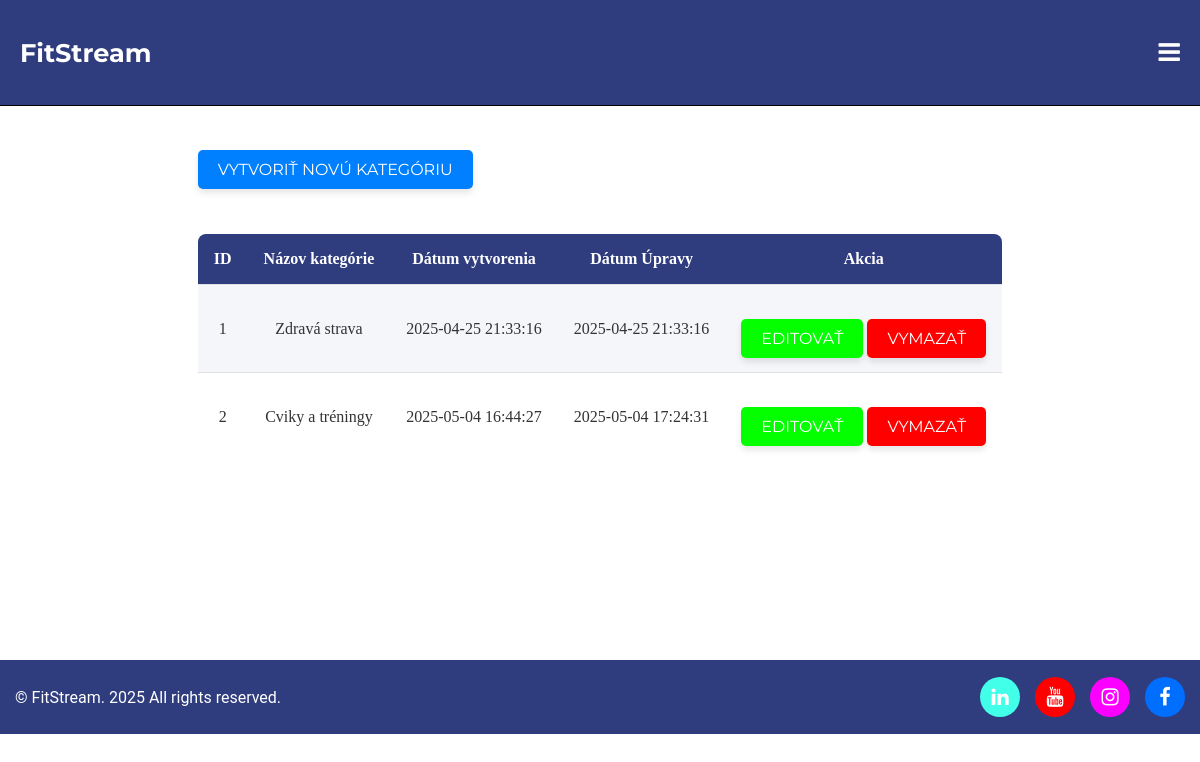
Page /admin/edit_kategoria_blog.php (signed in) on the earlier database version.
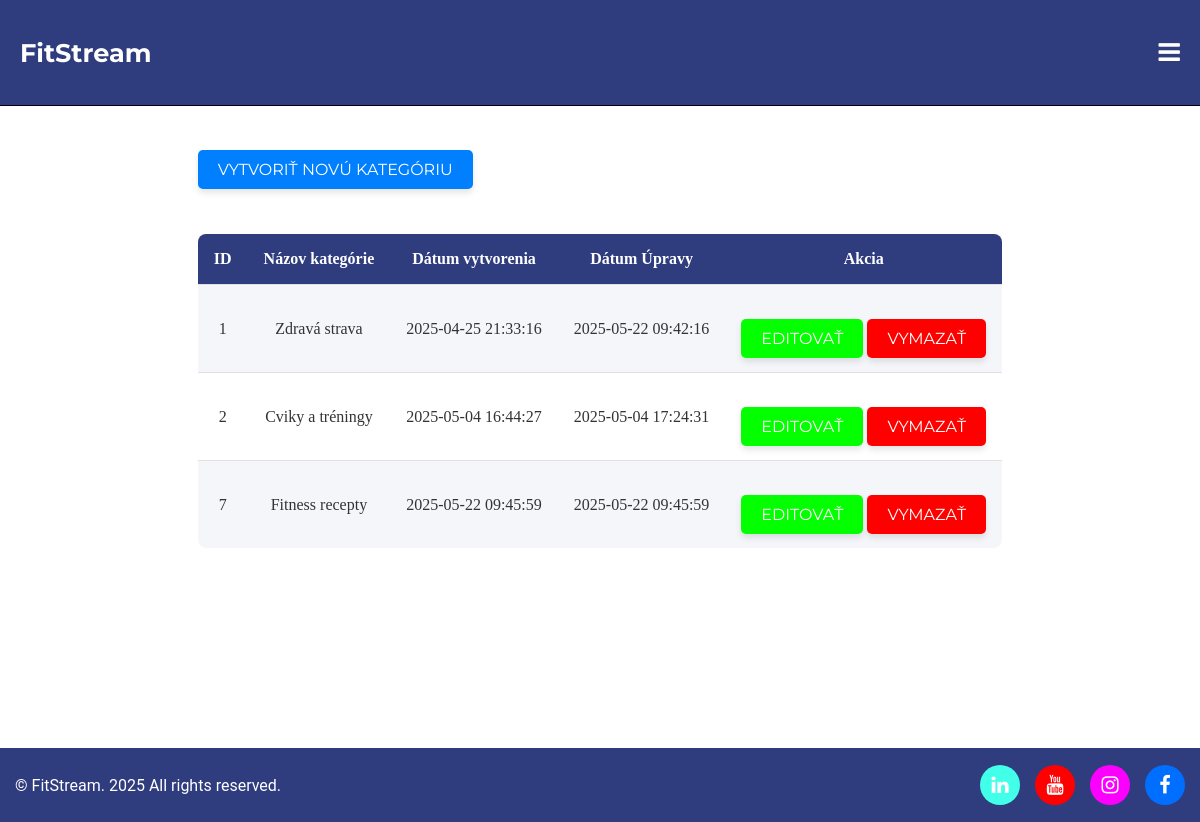
Same page on the later database version.
### tables this page shows
CREATE TABLE `blog_kategorie` (
  `id_kategorie` int(11) NOT NULL,
  `nazov_kategorie_blog` varchar(255) NOT NULL,
  `datum_vytvorenia` datetime DEFAULT current_timestamp(),
  `datum_upravy` datetime DEFAULT current_timestamp() ON UPDATE current_timestamp()
);

CREATE TABLE `footer_ikony` (
  `idfooter` int(11) NOT NULL,
  `ikona` varchar(255) NOT NULL,
  `farba_bg` varchar(255) NOT NULL,
  `farba_ikony` varchar(255) NOT NULL,
  `url` varchar(45) NOT NULL
);

### admin/edit_kategoria_blog.php (called while the page is built, shortened)
<?php
$kategoria_blog = new KategoriaBlog();
    $kategoria_vypis = $kategoria_blog->kategoriaBlogVypis();
?>
<?php include "parts/header.php"; ?>
<?php include "parts/navbar.php"; ?>
<?php include "parts/uprava_kategoria_blog.php"?>
<?php include "parts/footer.php"; ?>

### classes/Database.php (called while the page is built, shortened)
<?php
class Database
{
    private $connection;
    protected function connect(): void
    {
        $config = DATABASE;
        $options = [
            PDO::ATTR_ERRMODE            => PDO::ERRMODE_EXCEPTION,
            PDO::ATTR_DEFAULT_FETCH_MODE => PDO::FETCH_ASSOC,
        ];
        try {
            $dsn = 'mysql:host=' . $config['HOST'] .
                   ';dbname=' . $config['DBNAME'] .
                   ';port=' . $config['PORT'];
            $this->connection = new PDO(
                $dsn,
                $config['USER_NAME'],
                $config['PASSWORD'],
                $options
            );
        } catch (PDOException $e) {
            throw new Exception('Pripojenie zlyhalo: ' . $e->getMessage());
        }
    }
    public function getConnection(): PDO
    {
        return $this->connection;
    }
}
?>

### classes/KategoriaBlog.php (called while the page is built, shortened)
<?php
class KategoriaBlog extends Database
{
    protected $conn;
    public function __construct()
    {
        $this->conn = $this->getConnection();
    }
    public function kategoriaBlogVypis(): array{
        try{
            $sql = "SELECT * FROM blog_kategorie;";
            $statement = $this->conn->prepare($sql);
            $statement->execute();
            $rs = $statement->fetchAll();
            return $rs;
        }catch(Exception $e){
            die;
        } finally{
            $this->conn = null;
        }
    }
   public function pocetProduktov(int $id): int|bool
   {
       if ($this->conn == null) {
           $this->conn = $this->getConnection();
       }
       try {
           $sql = "SELECT COUNT(*) as pocet FROM blog WHERE id_kategorie = ?";
           $st = $this->conn->prepare($sql);
           $st->bindParam(1, $id);
           $st->execute();
           $pole = $st->fetch();
           return (int) $pole['pocet'];
       } catch (Exception $e) {
           $_SESSION['neuspech'] = "Nastala chyba";
           return false;
       } finally {
           $this->conn = null;
       }
    }
}
?>

### classes/Footer.php (called while the page is built, shortened)
<?php
class Footer extends Database
{
    protected $conn;
    public function __construct()
    {
        $this->conn = $this->getConnection();
    }
    public function footerVypis(): array
    {
        try {
            $sql = "SELECT * FROM footer_ikony";
            $st = $this->conn->prepare($sql);
            $st->execute();
            return $st->fetchAll();
        } catch (Exception $e) {
            die("Nastala chyba");
        } finally {
            $this->conn = null;
        }
    }
}
?>

### admin/parts/uprava_kategoria_blog.php (the view, shortened to what the changed rows need)
<div class="vyziva_obal">
    <div class="obal">
        <?php $kategoria_blog->zobrazenieStavu(); ?>
        <div class="table_con">
            <table>
                <tr>
                    <th>ID</th>
                    <th>Názov kategórie</th>
                    <th>Dátum vytvorenia</th>
                    <th>Dátum Úpravy</th>
                    <th>Akcia</th>
                </tr>
                <?php foreach($kategoria_vypis as $polozka): ?>
                    <tr>
                        <?php $id = $polozka['id_kategorie']; ?>
                        <td><?php echo $id; ?></td>
                        <td><?php echo $polozka['nazov_kategorie_blog']; ?></td>
                        <td><?php echo $polozka['datum_vytvorenia']; ?></td>
                        <td><?php echo $polozka['datum_upravy']; ?></td>
                        <td>
                        <?php $pocet_clankov = $kategoria_blog->pocetProduktov($id);?>
                            <a href="<?php echo BASE_URL; ?>admin/editovanie/editovanie_kategorie_blog.php?id=<?php echo $id; ?>" class="edit">Editovať</a>
                            <a href="<?php echo BASE_URL; ?>admin/vymazanie/vymazanie_kategorie_blog.php?id=<?php echo $id; ?>" onclick="return kontrolaVymazaniaKategorie(<?php echo $pocet_clankov;?>)" class="delete">Vymazať</a>
                        </td>
                    </tr>
                <?php endforeach; ?>
            </table>
        </div>
    </div>
</div>

### admin/parts/footer.php (shortened to what the changed rows need)
<?php
$footer = new Footer();
$footer_vypis = $footer->footerVypis();
?>
<footer>
    <div class = "bottom_footer">
            <div class = "social_media_links">
                <?php foreach($footer_vypis as $a): ?>
                    <a href="<?php echo $a['url']; ?>">
                    <button class="social"
                    style="background-color: <?php echo $a['farba_bg']; ?>;
                    color: <?php echo $a['farba_ikony']; ?>;">
                   <i class="<?php echo $a['ikona']; ?>" style="font-size: 20px;"></i>
                   </button>
                   </a>
                <?php endforeach; ?>
         </div>
            </div>
</footer>
</body>
</html>

Differences in the rows shown:
changed blog_kategorie "Zdravá strava": datum_upravy "2025-04-25 21:33:16" → "2025-05-22 09:42:16"
added blog_kategorie: id_kategorie "7", nazov_kategorie_blog "Fitness recepty", datum_vytvorenia "2025-05-22 09:45:59", datum_upravy "2025-05-22 09:45:59"
